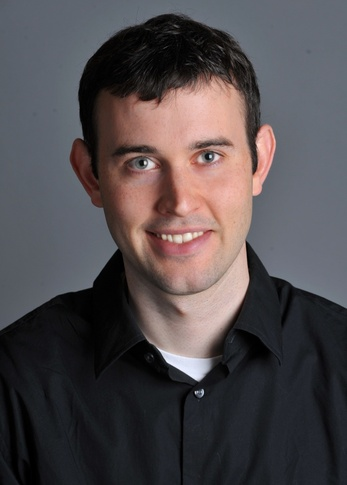
#> input picture projects/project2/images/DerekPicture.jpg, 347 x 485 px, shrunk from 732 x 1024 before the run, given in place of taj.jpg, which was not available; the run also reads 1 picture not shown here
$ python sharpening.py
#> lines starting #> are read from the running program, lines starting #| are printed output that depends on the picture; pictures that were not available may be replaced by others from this repository, and a replacement may not be noted
import os
import numpy as np
from imageio.v2 import imread, imwrite
from scipy.signal import convolve2d
import cv2 as cv

def to_float01(img):
    arr = img.astype(np.float32)
    if np.issubdtype(img.dtype, np.integer):
        maxv = np.iinfo(img.dtype).max
        arr = arr / float(maxv)
    else:
        arr = np.clip(arr, 0.0, 1.0)
    return arr

def to_uint8(img01):
    a = np.clip(img01, 0.0, 1.0)
    return (a * 255.0 + 0.5).astype(np.uint8)

def minmax_vis(arr):
    a = arr.astype(np.float32)
    mn, mx = float(a.min()), float(a.max())
    if mx - mn < 1e-8:
        return np.zeros_like(a, np.uint8)
    return ((a - mn) / (mx - mn) * 255.0).astype(np.uint8)

def gaussian_kernel(ksize, sigma):
    g = cv.getGaussianKernel(ksize, sigma).astype(np.float32)  # (k,1)
    return (g @ g.T).astype(np.float32)                        # (k,k)

def conv_same(img_f32, K):
    """Convolve 2D or 3D image with kernel K channel-wise (same size, zero padding)."""
    if img_f32.ndim == 2:
        return convolve2d(img_f32, K, mode='same', boundary='fill', fillvalue=0.0).astype(np.float32)
    H, W, C = img_f32.shape
    out = np.empty_like(img_f32)
    for c in range(C):
        out[..., c] = convolve2d(img_f32[..., c], K, mode='same', boundary='fill', fillvalue=0.0).astype(np.float32)
    return out

# ---------- unsharp mask ----------
def unsharp_mask(img, ksize=9, sigma=1.6, alpha=1.0):
    """
    img in [0,1] (H,W[,C]), returns: blur, high (img - blur), sharp = clip(img + alpha*high)
    """
    K = gaussian_kernel(ksize, sigma)
    blur  = conv_same(img, K)
    high  = img - blur
    sharp = np.clip(img + alpha * high, 0.0, 1.0)
    return blur, high, sharp

# ---------- batch for the three images (original -> blur/high/sharp) ----------
def run_unsharp_for_images(
    images,
    out_dir="projects/project2/outputs/part2_unsharp",
    ksize=9,
    sigma_list=(1.0, 1.6, 2.0),
    alpha_list=(0.5, 1.0, 1.25, 1.5),
):
#> called with out_dir = 'projects/project2/outputs/part2_unsharp', ksize = 9, sigma_list = (1, 1.6, 2), alpha_list = (0.5, 1, 1.25, 1.5)
    os.makedirs(out_dir, exist_ok=True)

    rows = []
    for name in images:
        in_path = f"projects/project2/images/{name}"
        stem = os.path.splitext(os.path.basename(name))[0]
        img = imread(in_path)
#> img is the input picture: shape (485, 347, 3); mean R, G, B 80.5, 74.5, 76.9
        img01 = to_float01(img)

        # save original once (HTML nutzt *_orig.jpg)
        imwrite(f"{out_dir}/{stem}_orig.jpg", to_uint8(img01))

        for sigma in sigma_list:
            for alpha in alpha_list:
                blur, high, sharp = unsharp_mask(img01, ksize=ksize, sigma=float(sigma), alpha=float(alpha))

                if high.ndim == 3:
                    high_vis = np.linalg.norm(high, axis=2)
                else:
                    high_vis = high

                imwrite(f"{out_dir}/{stem}_blur_s{sigma:.2f}.jpg",  to_uint8(blur))
                imwrite(f"{out_dir}/{stem}_high_s{sigma:.2f}.jpg",  minmax_vis(high_vis))
                imwrite(f"{out_dir}/{stem}_sharp_s{sigma:.2f}_a{alpha:.2f}.jpg", to_uint8(sharp))

                rows.append((stem, sigma, alpha))
#> this loop made 3 passes
#> pass 1, in unsharp_mask, `high  = img - blur`:
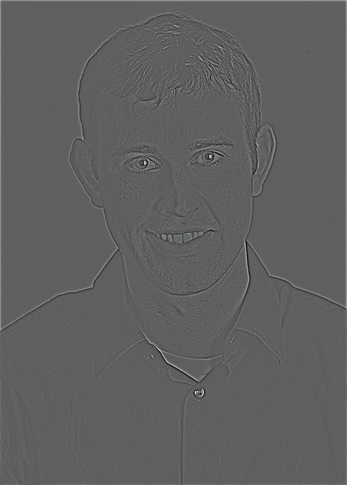
#> high: shape (485, 347, 3) float32; mean R, G, B 0.000936, 0.001, 0.0011; drawn with min black and max white
#> after the loop:
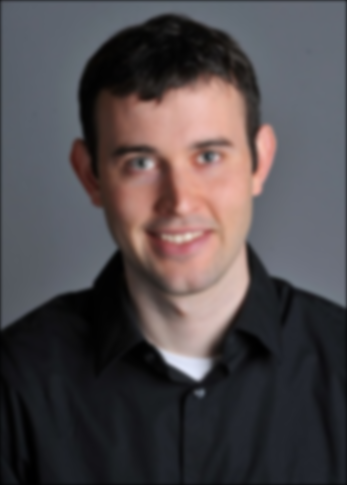
#> blur: shape (485, 347, 3) float32; mean R, G, B 0.314, 0.29, 0.299
#> after the loop:
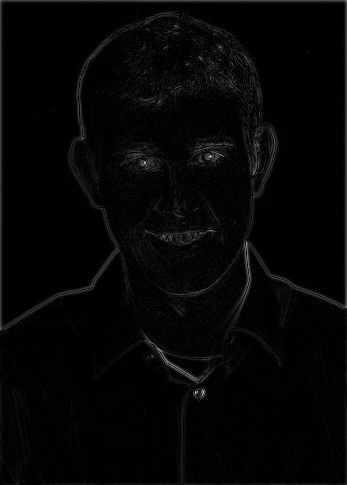
#> high_vis: shape (485, 347) float32; min 9.88e-08, max 0.956, mean 0.0227
#> after the loop:
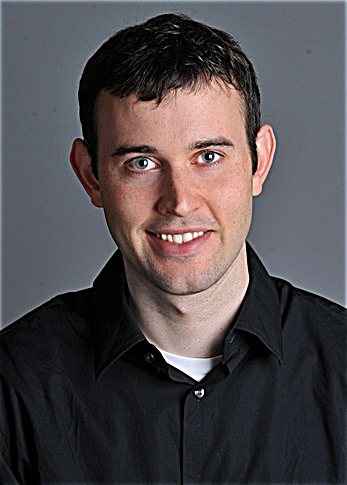
#> sharp: shape (485, 347, 3) float32; mean R, G, B 0.319, 0.296, 0.306
#> after the loop, rows = [('taj', 1, 0.5), ('taj', 1, 1), ('taj', 1, 1.25), ('taj', 1, 1.5), ('taj', 1.6, 0.5), ('taj', 1.6, 1), ('taj', 1.6, 1.25), ('taj', 1.6, 1.5), ('taj', 2, 0.5), ('taj', 2, 1), ('taj', 2, 1.25), ('taj', 2, 1.5)]
#> pass 2 of the loop in run_unsharp_for_images, `for name in images:`:
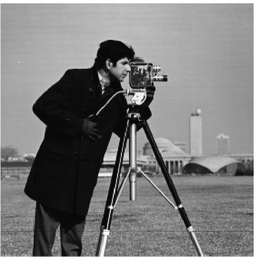
#> input picture projects/project2/images/cameraman.png, 256 x 257 px, shrunk from 540 x 542 before the run, given in place of carrying-tobi.jpg, which was not available
#> in run_unsharp_for_images, img is the input picture: shape (257, 256, 4); mean R, G, B, A 122, 122, 122, 254.4
#> the loop in run_unsharp_for_images, `for sigma in sigma_list:` made 3 passes
#> pass 1, in minmax_vis (call 13), `a = arr.astype(np.float32)`:
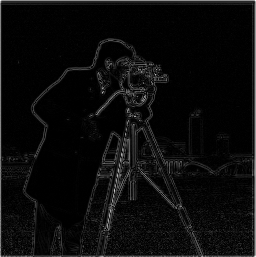
#> a: shape (257, 256) float32; min 1.19e-07, max 0.982, mean 0.0466
#> after the loop in run_unsharp_for_images, `for sigma in sigma_list:`:
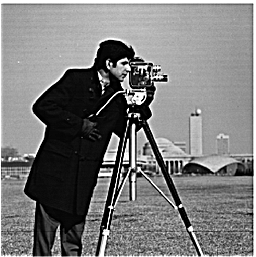
#> sharp: shape (257, 256, 4) float32; mean R, G, B, A 0.485, 0.485, 0.485, 1; transparent parts drawn white
#> after the loop in run_unsharp_for_images, `for sigma in sigma_list:`: rows = 24 items, first 6: ('taj', 1, 0.5), ('taj', 1, 1), ('taj', 1, 1.25), ('taj', 1, 1.5), ('taj', 1.6, 0.5), ('taj', 1.6, 1)
#> pass 3 of the loop in run_unsharp_for_images, `for name in images:`:
#> in_path = 'projects/project2/images/half-dome.jpg'
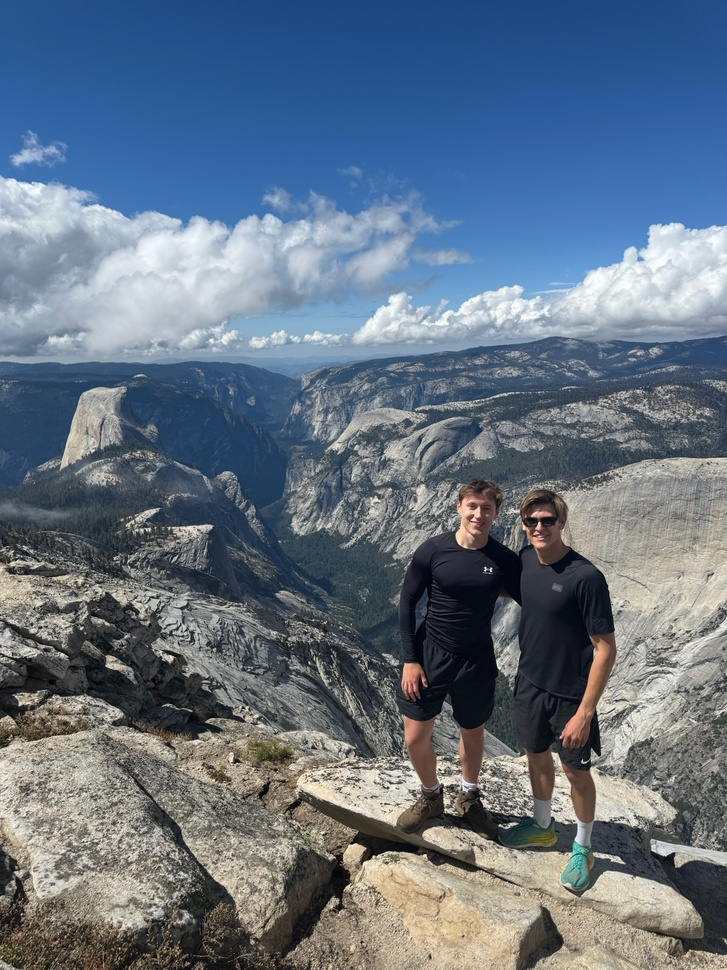
#> input picture projects/project2/images/half-dome.JPG, 727 x 970 px, shrunk from 1536 x 2048 before the run, found by its file name
#> in run_unsharp_for_images, img is the input picture: shape (970, 727, 3); mean R, G, B 99.7, 114.2, 130.3
#> the loop in run_unsharp_for_images, `for sigma in sigma_list:` made 3 passes
#> pass 1, in unsharp_mask (call 25), `high  = img - blur`:
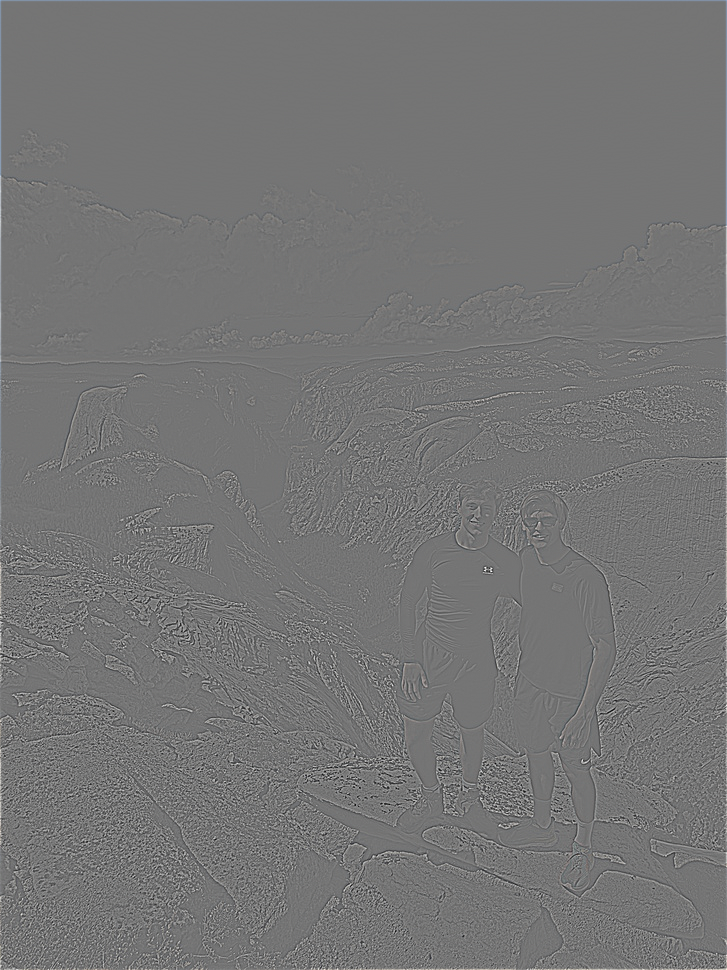
#> high: shape (970, 727, 3) float32; mean R, G, B 0.000638, 0.000741, 0.000862; drawn with min black and max white
#> after the loop in run_unsharp_for_images, `for sigma in sigma_list:`:
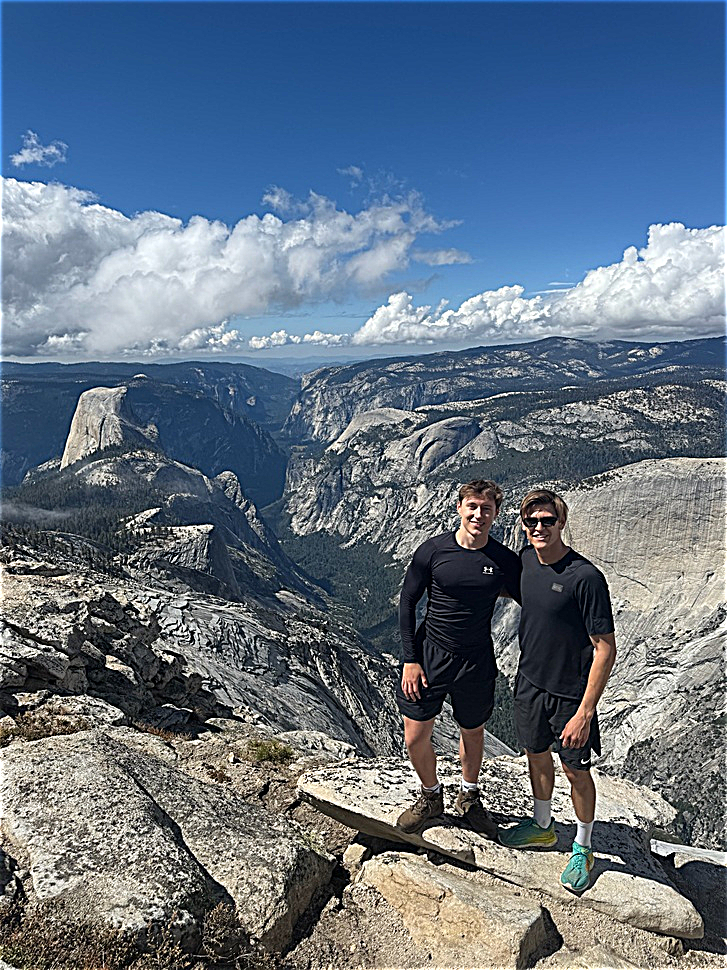
#> sharp: shape (970, 727, 3) float32; mean R, G, B 0.392, 0.45, 0.514
#> after the loop in run_unsharp_for_images, `for sigma in sigma_list:`: rows = 36 items, first 6: ('taj', 1, 0.5), ('taj', 1, 1), ('taj', 1, 1.25), ('taj', 1, 1.5), ('taj', 1.6, 0.5), ('taj', 1.6, 1)

    with open(f"{out_dir}/params.csv", "w") as f:
        f.write("image,sigma,alpha\n")
        for (stem, sigma, alpha) in rows:
            f.write(f"{stem},{sigma},{alpha}\n")
#> this loop made 36 passes

# ---------- EVALUATION: sharp -> blur (σ_b) -> re-sharpen (σ_s, α) ----------
def resharpen_after_artificial_blur(
    image_name="half-dome.jpg",
    out_dir="projects/project2/outputs/part2_unsharp",
    ksize=9,
    sigma_blur=2.0,         # wie im HTML erwartet (s2.00)
    sigma_unsharp=2.0,      # Schärfungssigma (gleich lassen ist ok)
    alphas=(0.5, 1.0, 1.5)  # HTML erwartet genau diese α
):
#> called with image_name = 'half-dome.jpg', out_dir = 'projects/project2/outputs/part2_unsharp', ksize = 9, sigma_blur = 2, sigma_unsharp = 2, alphas = (0.5, 1, 1.5)
    os.makedirs(out_dir, exist_ok=True)

    # 1) Original laden/speichern
    in_path = f"projects/project2/images/{image_name}"
    stem = os.path.splitext(os.path.basename(image_name))[0]
    img = imread(in_path)
    img01 = to_float01(img)
    imwrite(f"{out_dir}/{stem}_orig.jpg", to_uint8(img01))

    # 2) Künstlich blur
    K_blur = gaussian_kernel(ksize, float(sigma_blur))
    blurred = conv_same(img01, K_blur)
    imwrite(f"{out_dir}/{stem}_blurred_for_eval.jpg", to_uint8(blurred))
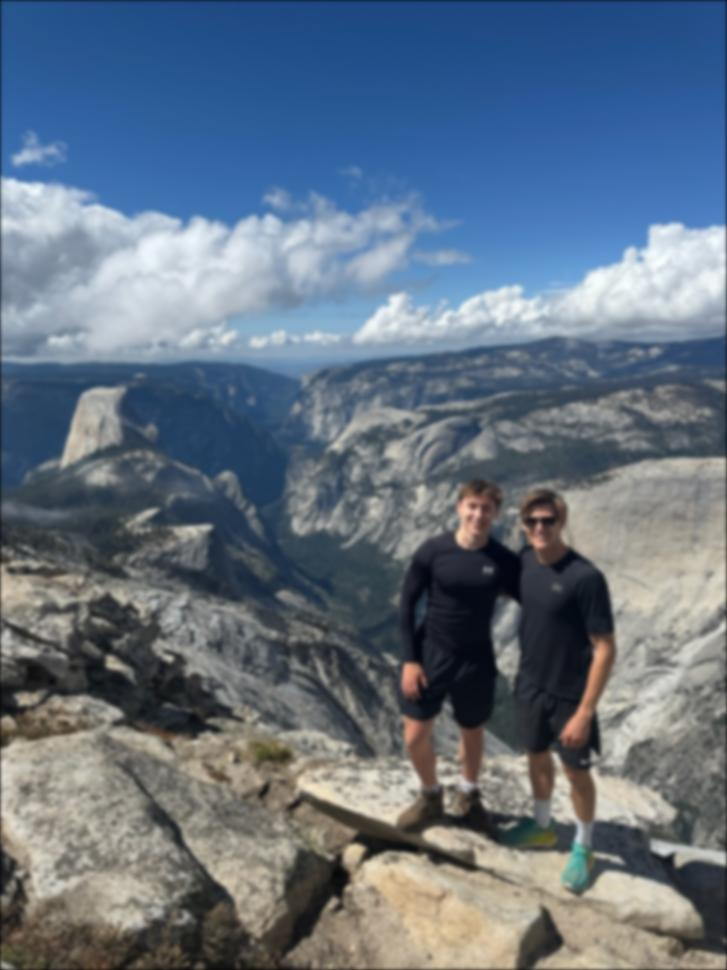
#> saved as half-dome_blurred_for_eval.jpg: shape (970, 727, 3); mean R, G, B 99.4, 113.8, 129.9

    # 3) Re-sharpen auf dem BLURRED Bild (klassisches Unsharp auf dem Blur)
    for a in alphas:
        # Unsharp auf der verschwommenen Version (eigene zweite Glättung mit sigma_unsharp)
        _, _, re_sharp = unsharp_mask(blurred, ksize=ksize, sigma=float(sigma_unsharp), alpha=float(a))
        imwrite(f"{out_dir}/{stem}_resharp_a{a:.1f}.jpg", to_uint8(re_sharp))
#> this loop made 3 passes
#> pass 1, in unsharp_mask (call 37), `high  = img - blur`:
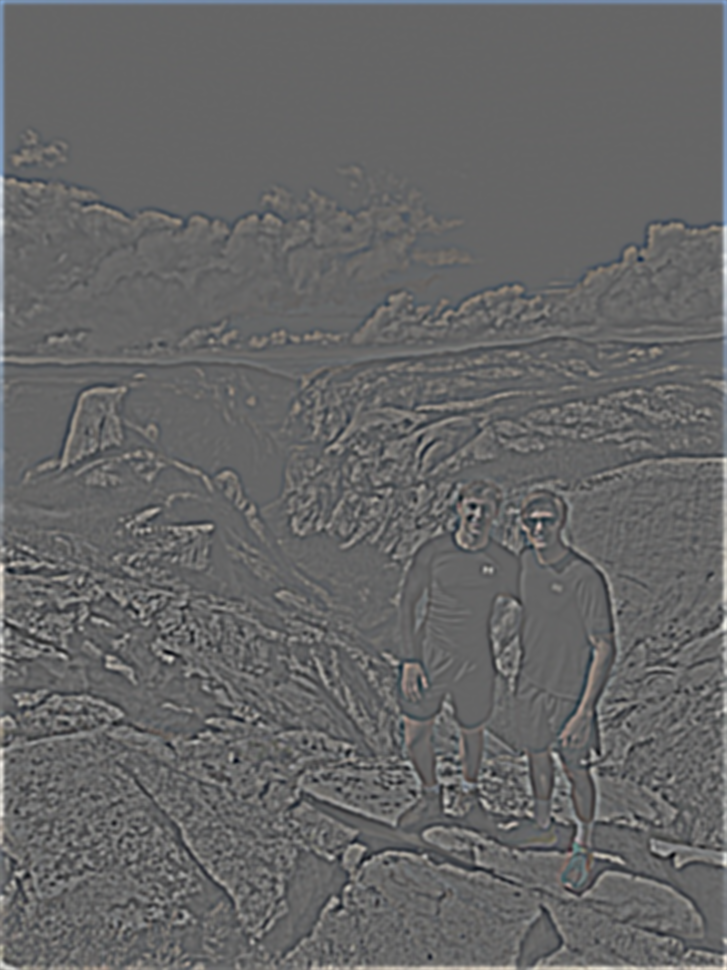
#> high: shape (970, 727, 3) float32; mean R, G, B 0.00091, 0.00106, 0.00123; drawn with min black and max white

if __name__ == "__main__":
    # Teil 1: normale Unsharp-Ergebnisse (blur/high/sharp) für alle Bilder
    run_unsharp_for_images(
        images=["taj.jpg", "carrying-tobi.jpg", "half-dome.jpg"],
        ksize=9,
        sigma_list=(1.0, 1.6, 2.0),
        alpha_list=(0.5, 1.0, 1.25, 1.5),
    )

    # Teil 2: Evaluation – sharp -> blur -> re-sharpen (Dateinamen so, wie dein HTML sie lädt)
    resharpen_after_artificial_blur(
        image_name="half-dome.jpg",
        out_dir="projects/project2/outputs/part2_unsharp",
        ksize=9,
        sigma_blur=2.0,
        sigma_unsharp=2.0,
        alphas=(0.5, 1.0, 1.5),
    )
